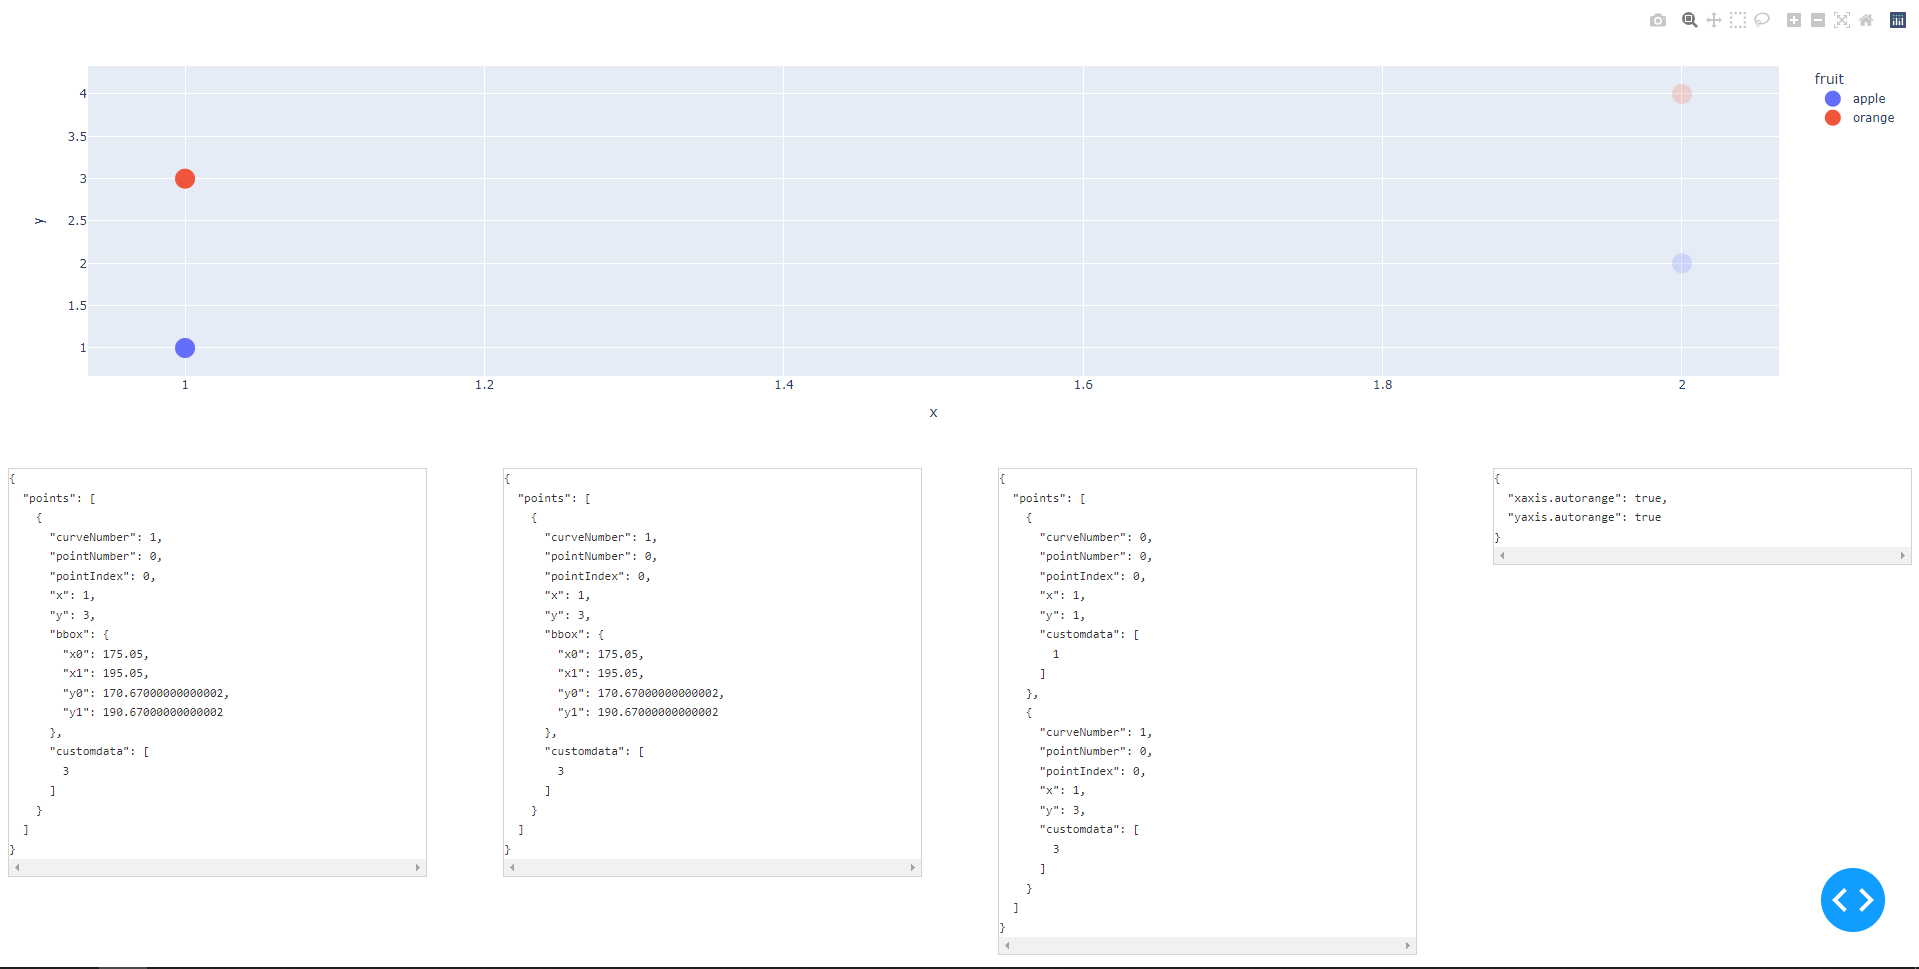

The Python source for this figure:
import json

from dash import Dash, dcc, html
from dash.dependencies import Input, Output
import plotly.express as px
import pandas as pd


app = Dash(
    __name__, 
    external_stylesheets=['https://codepen.io/chriddyp/pen/bWLwgP.css']
)

df = pd.DataFrame({
    "x": [1,2,1,2],
    "y": [1,2,3,4],
    "customdata": [1,2,3,4],
    "fruit": ["apple", "apple", "orange", "orange"]
})
styles = {
    'pre': {
        'border': 'thin lightgrey solid',
        'overflowX': 'scroll'
    }
}

fig = px.scatter(df, x="x", y="y", color="fruit", custom_data=["customdata"])
fig.update_layout(clickmode='event+select') # позволяет выделить точки с зажатым shift
fig.update_traces(marker_size=20)

app.layout = html.Div([
    dcc.Graph(
        id='basic-interactions',
        figure=fig
    ),
    html.Div(
        [
            html.Div(html.Pre(id='hover-data', style=styles['pre']), className='three columns'),
            html.Div(html.Pre(id='click-data', style=styles['pre']), className='three columns'),
            html.Div(html.Pre(id='selected-data', style=styles['pre']), className='three columns'),
            html.Div(html.Pre(id='relayout-data', style=styles['pre']), className='three columns'),
        ], 
        className='Row'
    )

])

@app.callback(
    Output('hover-data', 'children'),
    Input('basic-interactions', 'hoverData'))
# срабатывает при наведении курсора на точку
def display_hover_data(hoverData):
    return json.dumps(hoverData, indent=2)

@app.callback(
    Output('click-data', 'children'),
    Input('basic-interactions', 'clickData'))
# срабатывает при клике на точку
def display_click_data(clickData):
    return json.dumps(clickData, indent=2)


@app.callback(
    Output('selected-data', 'children'),
    Input('basic-interactions', 'selectedData'))
# срабатывает при выделении множества точек
def display_selected_data(selectedData):
    return json.dumps(selectedData, indent=2)


@app.callback(
    Output('relayout-data', 'children'),
    Input('basic-interactions', 'relayoutData'))
# срабатывает при масштабировании или нажатии на легенду
def display_relayout_data(relayoutData):
    return json.dumps(relayoutData, indent=2)



if __name__ == '__main__':
    app.run_server(debug=True)
